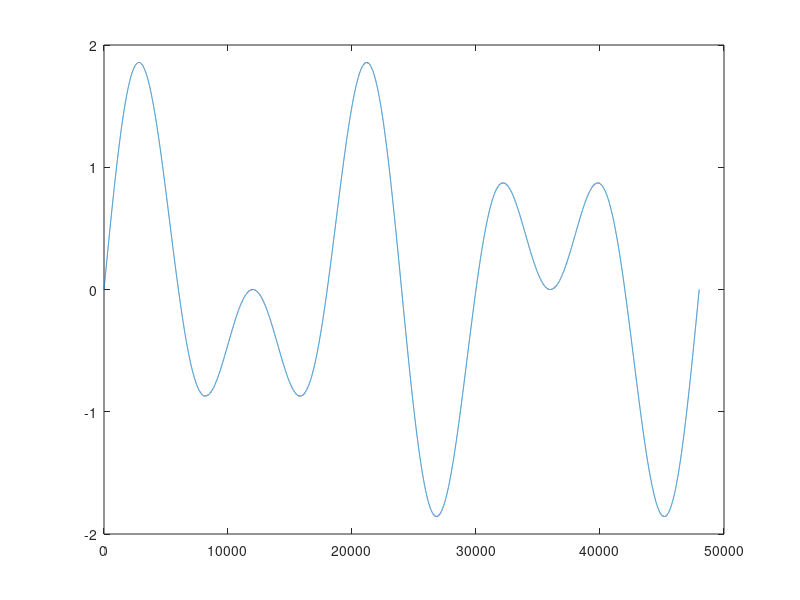
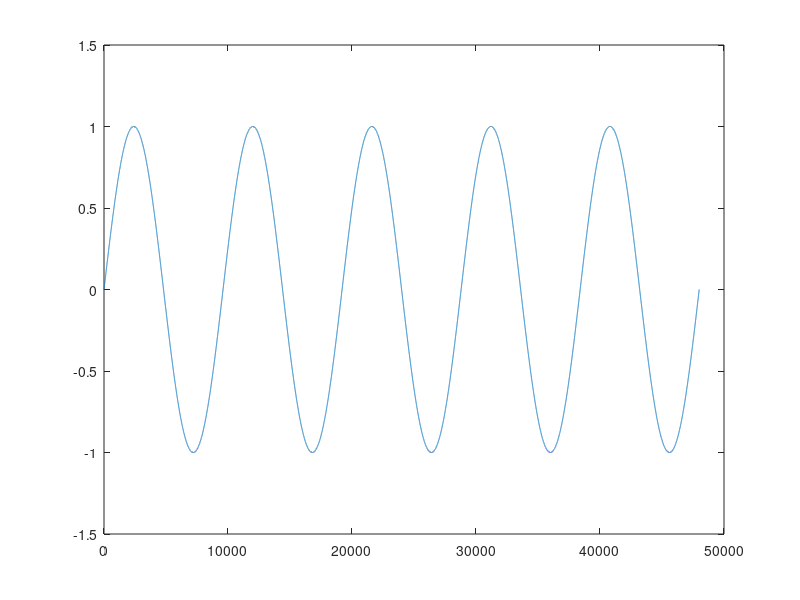

The MATLAB script that drew these images, in order:


close all
clear all

Fs = 48000;


t = 1:48000;
y = sin(3*2*pi*t/Fs);
y = y + sin(5*2*pi*t/Fs);



plot(y)

Y = fft(y);

L = length(Y);

P1 = abs(Y);
f = Fs*(0:L-1)/L;

% plot(f,P1)

Y(1:4) = 0;
Y(L-3:L) = 0;

y = ifft(Y);

figure
plot(real(y))

%sound(abs(y),48000)

